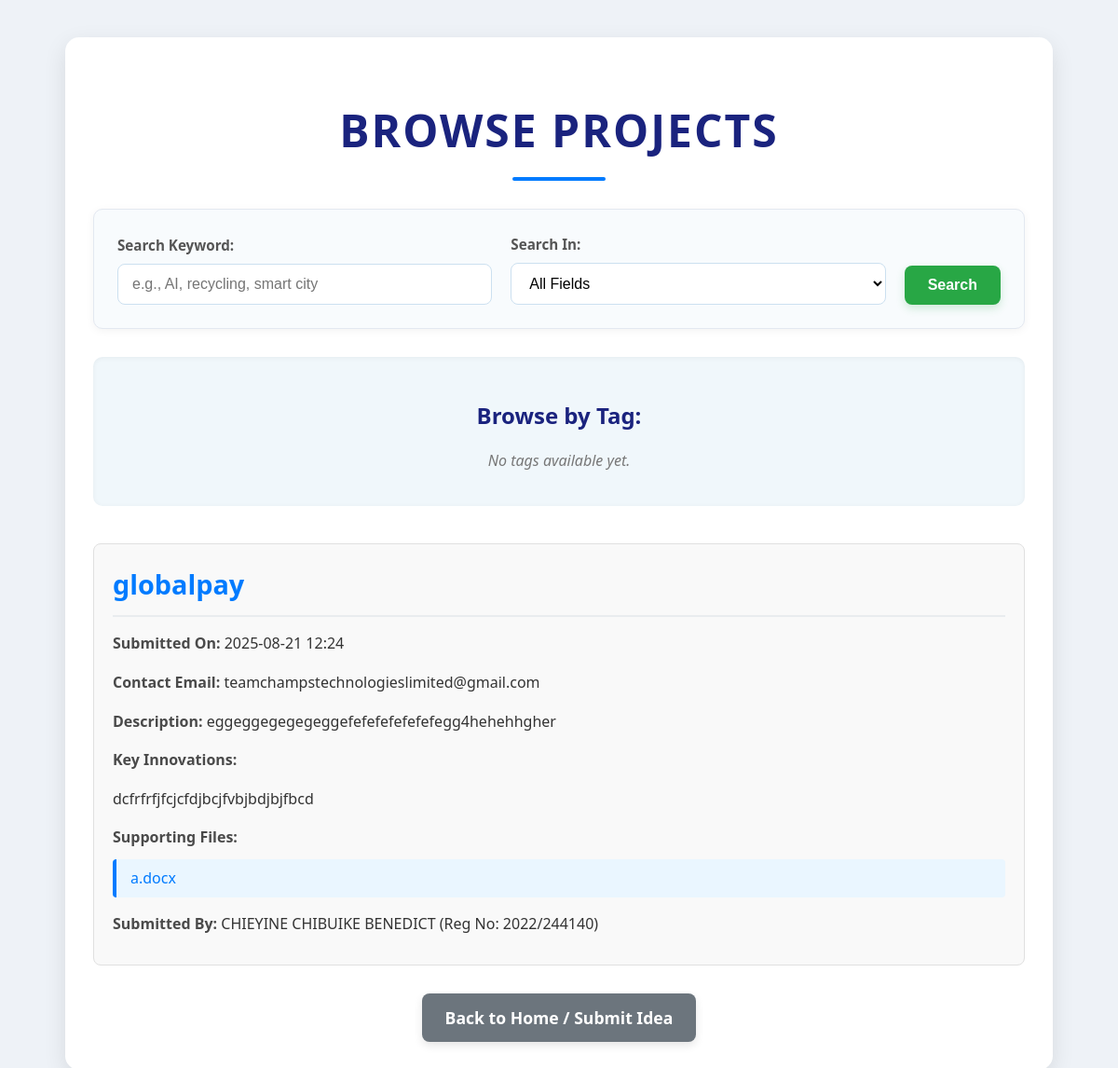
Screenshot of /browse_projects (signed in) with the database file from the repository.
### app.py (models this page shows, shortened)
class ProjectIdea(db.Model):
    id = db.Column(db.Integer, primary_key=True)
    title = db.Column(db.String(200), nullable=False)
    description = db.Column(db.Text, nullable=False)
    innovations = db.Column(db.Text, nullable=True)
    file_paths = db.Column(db.Text, nullable=True) # Store comma-separated file paths
    contact_email = db.Column(db.String(100), nullable=False)
    submission_date = db.Column(db.DateTime, nullable=False, default=db.func.current_timestamp())
    visibility = db.Column(db.String(10), nullable=False, default='public') # 'public' or 'private'
    user_id = db.Column(db.Integer, db.ForeignKey('user.id'), nullable=True) # Assume nullable for now

class User(db.Model):
    id = db.Column(db.Integer, primary_key=True)
    fullname = db.Column(db.String(100), nullable=False)
    email = db.Column(db.String(100), unique=True, nullable=False)
    regno = db.Column(db.String(100), unique=True, nullable=False)
    phone = db.Column(db.String(20), nullable=False)
    profile_picture_url = db.Column(db.String(200), nullable=True, default='default.jpg')
    password = db.Column(db.String(200), nullable=False)
    public_key = db.Column(db.Text, nullable=True)
    sent_messages = db.relationship('Message', foreign_keys='Message.sender_id', back_populates='sender', lazy=True)
    received_messages = db.relationship('Message', foreign_keys='Message.recipient_id', back_populates='recipient', lazy=True)
    project_ideas = db.relationship('ProjectIdea', backref='author', lazy=True) # Assuming ProjectIdea model exists

### app.py (the view, shortened to what this page needs)
@app.route('/browse_projects')
def browse_projects():
    if 'user_id' not in session:
        flash("Please log in to access the voting page.", "danger")
        return redirect(url_for('login'))
    user = User.query.get(session['user_id'])
    if not user:
        flash("User not found.", "danger")
        return redirect(url_for('login'))
    dues_record = AdminAddDues.query.filter_by(regno=user.regno).first()
    if not dues_record:
        flash("You are not eligible to search any project. Please ensure your dues are cleared or contact the excos.", "warning")
        return redirect(url_for('dashboard'))
    query = ProjectIdea.query.order_by(ProjectIdea.submission_date.desc())
    search_query = request.args.get('search_query', '').strip()
    search_type = request.args.get('search_type', 'all').strip()
    selected_tag_name = request.args.get('tag', '').strip() # For tag filtering
    if selected_tag_name:
        pass # Handle tags based on your actual model setup
    project_ideas = query.all()
    all_tags = Tag.query.order_by(Tag.name).all()
    return render_template(
        'search_projects.html',
        project_ideas=project_ideas,
        search_query=search_query,
        search_type=search_type,
        all_tags=all_tags,
        selected_tag_name=selected_tag_name
    )

### templates/search_projects.html (shortened to what this page needs)
<!DOCTYPE html>
<html lang="en">
<head>
</head>
<body>
    <div class="container">
        <h1>Browse Projects</h1>
        <form class="search-form" method="GET" action="{{ url_for('browse_projects') }}">
            <div class="form-group">
                <label for="search_query">Search Keyword:</label>
                <input type="text" id="search_query" name="search_query"
                       placeholder="e.g., AI, recycling, smart city"
                       value="{{ search_query }}">
            </div>
            <div class="form-group">
                <label for="search_type">Search In:</label>
                <select id="search_type" name="search_type">
                    <option value="all" {% if search_type == 'all' %}selected{% endif %}>All Fields</option>
                </select>
            </div>
            <button type="submit">Search</button>
        </form>
        <div class="tag-cloud">
            <h3>Browse by Tag:</h3>
            {% if all_tags %}
                {% for tag in all_tags %}
                    <a href="{{ url_for('browse_projects', tag=tag.name) }}"
                       class="{% if selected_tag_name == tag.name %}active{% endif %}">
                        {{ tag.name }}
                    </a>
                {% endfor %}
                {% if selected_tag_name %}
                    <a href="{{ url_for('browse_projects') }}">Clear Tag Filter</a>
                {% endif %}
            {% else %}
                <p class="no-tags">No tags available yet.</p>
            {% endif %}
        </div>
        {% if project_ideas %}
            {% for idea in project_ideas %}
                <div class="project-card">
                    <h2>{{ idea.title }}</h2>
                    <p><span class="label">Submitted On:</span> {{ idea.submission_date.strftime('%Y-%m-%d %H:%M') }}</p>
                    <p><span class="label">Contact Email:</span> {{ idea.contact_email }}</p>
                    <p><span class="label">Description:</span> {{ idea.description }}</p>
                    {% if idea.innovations %}
                        <p><span class="label">Key Innovations:</span></p>
                        <p>{{ idea.innovations }}</p>
                    {% endif %}
                    {% if idea.file_paths %}
                        <p><span class="label">Supporting Files:</span></p>
                        <ul class="file-list">
                            {% for file_path in idea.file_paths.split(',') %}
                                <li><a href="{{ url_for('static', filename='project_uploads/' + file_path.strip()) }}" target="_blank">{{ file_path.strip() }}</a></li>
                            {% endfor %}
                        </ul>
                    {% endif %}
                    {% if idea.author %}
                        <p><span class="label">Submitted By:</span> {{ idea.author.fullname }} (Reg No: {{ idea.author.regno }})</p>
                    {% else %}
                        <p><span class="label">Submitted By:</span> Anonymous User</p>
                    {% endif %}
                </div>
            {% endfor %}
        {% else %}
            <div class="no-projects">
                <p>No project ideas found matching your criteria.</p>
                <p>Try a different search or <a href="{{ url_for('browse_projects') }}">view all projects</a>.</p>
            </div>
        {% endif %}
        <a href="{{ url_for('index') }}" class="home-button">Back to Home / Submit Idea</a>
    </div>
</body>
</html>

### templates/search_projects.html (style rules this page uses)
body { font-family: 'Segoe UI', Tahoma, Geneva, Verdana, sans-serif; line-height: 1.6; margin: 0; padding: 20px; background-color: #eef2f7; color: #333; }
.container { max-width: 1000px; margin: 20px auto; padding: 30px; background-color: #ffffff; box-shadow: 0 8px 25px rgba(0, 0, 0, 0.1); border-radius: 15px; animation: fadeIn 1s ease-out; }
h1 { text-align: center; color: #1a237e; font-size: 3em; margin-bottom: 30px; position: relative; padding-bottom: 15px; text-transform: uppercase; letter-spacing: 2px; }
h1::after { content: ''; position: absolute; left: 50%; bottom: 0; transform: translateX(-50%); width: 100px; height: 4px; background-color: #007bff; border-radius: 5px; }
.search-form { background-color: #f8fbfd; border: 1px solid #e3e8f0; border-radius: 10px; padding: 25px; margin-bottom: 30px; display: flex; flex-wrap: wrap; gap: 20px; align-items: flex-end; box-shadow: 0 2px 10px rgba(0, 0, 0, 0.05); }
.form-group { flex: 1; min-width: 180px; }
.form-group label { display: block; margin-bottom: 8px; font-weight: bold; color: #555; font-size: 0.95em; }
.search-form input[type="text"], .search-form select { width: 100%; padding: 12px 15px; border: 1px solid #cce0f0; border-radius: 8px; font-size: 1em; transition: border-color 0.3s ease, box-shadow 0.3s ease; box-sizing: border-box; background-color: #fff; }
.search-form button { background-color: #28a745; color: white; padding: 12px 25px; border: none; border-radius: 8px; font-size: 1em; font-weight: bold; cursor: pointer; transition: background-color 0.3s ease, transform 0.2s ease, box-shadow 0.3s ease; box-shadow: 0 4px 10px rgba(40, 167, 69, 0.2); }
.tag-cloud { text-align: center; margin-bottom: 40px; background-color: #f0f7fb; padding: 20px; border-radius: 10px; box-shadow: inset 0 1px 5px rgba(0,0,0,0.05); }
.tag-cloud h3 { color: #1a237e; margin-bottom: 15px; font-size: 1.5em; }
.tag-cloud .no-tags { font-style: italic; color: #777; }
.project-card { background-color: #f9f9f9; border: 1px solid #e0e0e0; border-radius: 8px; padding: 20px; margin-bottom: 25px; transition: transform 0.2s ease-in-out, box-shadow 0.2s ease-in-out; }
.project-card h2 { color: #007bff; margin-top: 0; font-size: 1.8em; border-bottom: 2px solid #e9ecef; padding-bottom: 10px; margin-bottom: 15px; }
.project-card p { margin-bottom: 10px; }
.project-card .label { font-weight: bold; color: #4a4a4a; }
.project-card ul { list-style: none; padding: 0; margin: 0; }
.project-card ul li { background-color: #eaf6ff; border-left: 4px solid #007bff; padding: 8px 15px; margin-bottom: 8px; border-radius: 4px; }
.file-list { list-style-type: disc; padding-left: 20px; margin-top: 5px; }
.file-list li a { color: #007bff; text-decoration: none; }
.home-button { display: block; width: fit-content; margin: 30px auto 0; padding: 12px 25px; background-color: #6c757d; color: white; text-decoration: none; border-radius: 8px; font-size: 1.1em; font-weight: bold; transition: background-color 0.3s ease, transform 0.2s ease, box-shadow 0.3s ease; box-shadow: 0 4px 10px rgba(0, 0, 0, 0.1); }

### rows the page displays
ProjectIdea: title "globalpay", submission_date "2025-08-21 12:24", contact_email "teamchampstechnologieslimited@gmail.com", description "eggeggegegegeggefefefefefefefegg4hehehhgher", innovations "dcfrfrfjfcjcfdjbcjfvbjbdjbjfbcd", strip "a.docx", author.fullname "CHIEYINE CHIBUIKE BENEDICT", author.regno "2022/244140"
